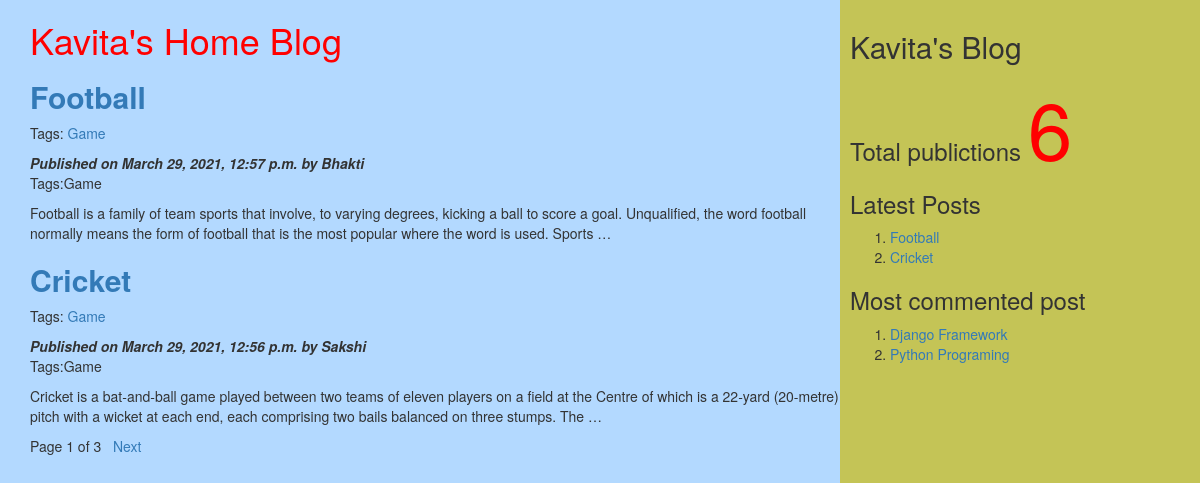
The page / on the database its author committed.
### myApp/models.py (models this page shows, shortened)
class Post(models.Model):
          tags=TaggableManager()
          STATUS_CHOICES=(('draft','Draft'),('published','Published'))
          title=models.CharField(max_length=256)
          slug=models.SlugField(max_length=264,unique_for_date='publish')
          author=models.ForeignKey(User,related_name='blog_posts',on_delete= models.CASCADE)
          body=models.TextField()
          publish=models.DateTimeField(default=timezone.now)
          created=models.DateTimeField(auto_now_add=True)
          updated=models.DateTimeField(auto_now=True)
          status= models.CharField(max_length=10,choices=STATUS_CHOICES,default='draft')
          objects=CustomManager()
          class Meta:
                ordering=('-publish',)
          def get_absolute_url(self):
                return reverse('post_detail',args=[self.publish.year,self.publish.strftime('%m'),self.publish.strftime('%d'),self.slug])

### myApp/views.py (the view)
# urls.py: url(r'^$',views.post_list_view),
def post_list_view(request,tag_slug=None):
    post_list=Post.objects.all()
    tag=None
    if tag_slug:
        tag=get_object_or_404(Tag,slug=tag_slug)#provided slug
        post_list=post_list.filter(tags__in=[tag])
    paginator=Paginator(post_list,2) #step1
    page_number=request.GET.get('page') #step2
    try:
       post_list=paginator.page(page_number) #step2
    except PageNotAnInteger:
       post_list=paginator.page(1) #step 3
    except EmptyPage:
      post_list=paginator.page(paginator.num_pages) #step 4
    d={'post_list':post_list,'tag':tag}
    return render(request,'myApp/post_list.html',d)

### myApp/models.py (called while the page is built)
    def get_queryset(self):
        return super().get_queryset().filter(status='published')

### myApp/templatetags/mytags.py (called while the page is built)
@register.simple_tag
def total_posts():
    return Post.objects.count()

@register.inclusion_tag('myApp/latest_post.html')
def show_latest_posts(count=3):
    latest_posts=Post.objects.order_by('-publish')[:count]
    return {'latest_posts':latest_posts}

@register.simple_tag
def get_most_commented_posts(count=2):
    return Post.objects.annotate(total_comments=Count('comments')).order_by('-total_comments')[:count]

### templates/myApp/post_list.html (shortened to what this page needs)
<html>
    {%extends 'myApp/parent.html'%}
        {%block content_block%}
        <h1 style="color:red">Kavita's Home Blog</h1>
        {%for post in post_list%}
        <a href="{{post.get_absolute_url}}"><h2><b>{{post.title}}</b></h2></a>
         <p>Tags:
              {%for t in post.tags.all%}
              <a href="{%url "post_list_by_tag_name" t.slug%}">{{t.name}}</a>
               {%endfor%}
          </p>
        <i><b>Published on {{post.publish}} by {{post.author|title}}</b></i>
        <p>Tags:{{post.tags.all|join:','}}</p>
        {{post.body|truncatewords:40|linebreaks}}
        {%endfor%}
        {%include 'myApp/pagination.html' with page=post_list%}
        {%endblock%}

### templates/myApp/parent.html (shortened to what this page needs)
<html>
{%load mytags%}
    <head>
        <link rel="stylesheet" href="https://maxcdn.bootstrapcdn.com/bootstrap/3.3.7/css/bootstrap.min.css">
    </head>
    <body>
        <div class="content" style="width:70%;float:left;background-color:b3d9ff;height:300%;padding:0 0 0 30px">
              {%block content_block%}
              {%endblock%}
        </div>
        <div class="sidebar" style="width:30%;float:right;background-color:#c4c456;height:300%;padding:10px">
            <h2>Kavita's Blog</h2>
            <h3>Total publictions
              <span style="color:red;font-size:80px">
              {%total_posts%}</span>
              <h3>Latest Posts</h3>
              {% show_latest_posts 2 %}
              <h3>Most commented post</h3>
              {%get_most_commented_posts as m%}
              <ol>
                {%for post in m%}
                <li><a href="{{post.get_absolute_url}}">{{post.title}}</a></li>
                {%endfor%}
              </ol>
            </h3>
        </div>
    </body>
</html>

### templates/myApp/latest_post.html
<!DOCTYPE html>
<html lang="en" dir="ltr">
  <body>
    <ol>
    {%for post in latest_posts%}
    <li><a href="{{post.get_absolute_url}}">{{post.title}}</a></li>
    {%endfor%}
    </ol>
  </body>
</html>

### rows shown on the page
Post: title "Football", publish "March 29, 2021, 12:57 p.m.", author "Bhakti", tags.all "Game", body "Football is a family of team sports that involve, to varying degrees, kicking a ball to score a goal. Unqualified, the word football normally means the form of football that is the most popular where the word is used. Sports …"
Tag: name "Game"
Post: title "Cricket", publish "March 29, 2021, 12:56 p.m.", author "Sakshi", tags.all "Game", body "Cricket is a bat-and-ball game played between two teams of eleven players on a field at the Centre of which is a 22-yard (20-metre) pitch with a wicket at each end, each comprising two bails balanced on three stumps. The …"
Post: title "Django Framework"
Post: title "Python Programing"

### other values the page prints
{{ page.number }} "1"
{{ page.paginator.num_pages }} "3"
